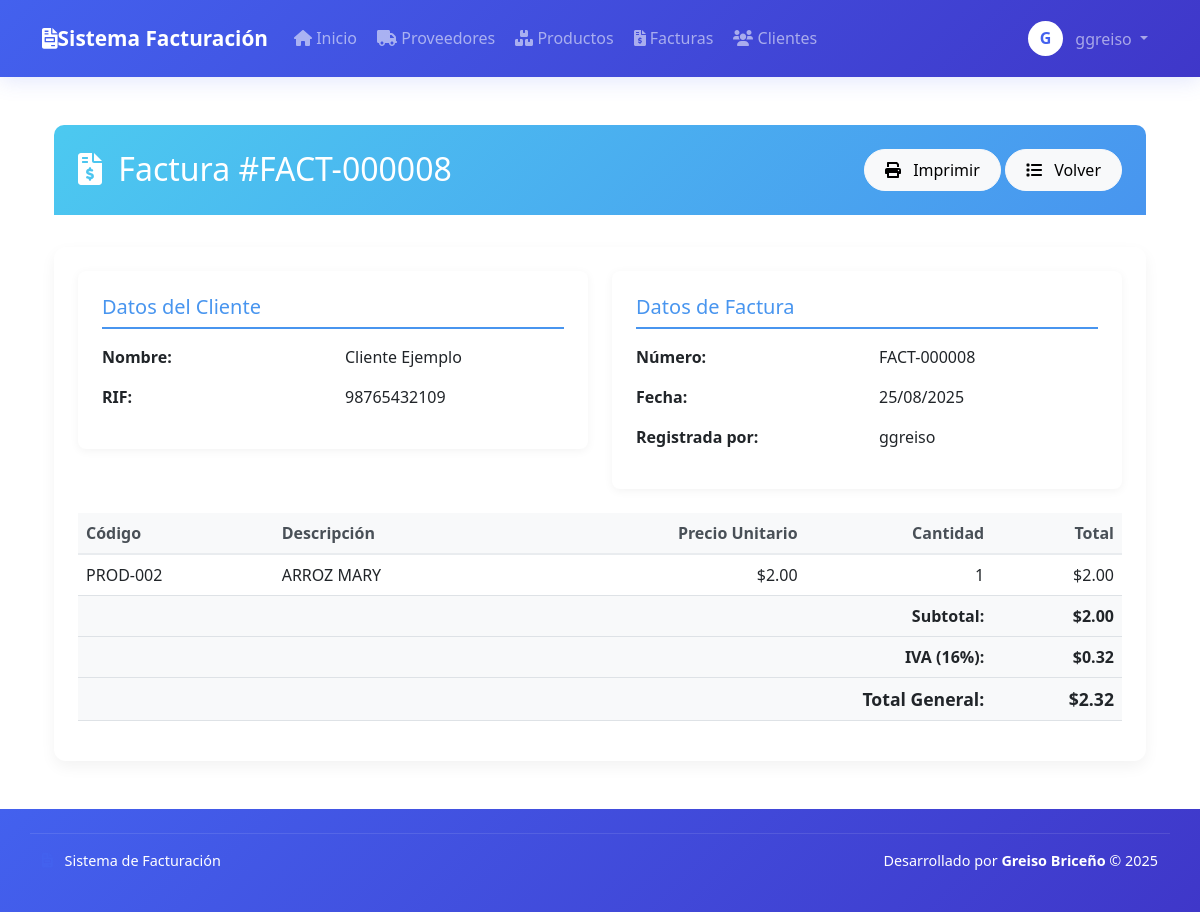
The page /modules/invoices/view.php?id=8 (signed in) on the database its author committed.
### tables this page shows
CREATE TABLE `invoices` (
  `id` int(11) NOT NULL,
  `invoice_number` varchar(20) NOT NULL,
  `client_id` int(11) NOT NULL,
  `date` date NOT NULL,
  `subtotal` decimal(10,2) NOT NULL,
  `tax` decimal(10,2) NOT NULL,
  `total` decimal(10,2) NOT NULL,
  `user_id` int(11) NOT NULL,
  `updated_by` int(11) DEFAULT NULL,
  `action_type` enum('created','updated','deleted') DEFAULT 'created',
  `status` varchar(20) NOT NULL DEFAULT 'pending',
  `created_at` timestamp NOT NULL DEFAULT CURRENT_TIMESTAMP,
  `updated_at` timestamp NULL DEFAULT NULL ON UPDATE CURRENT_TIMESTAMP
);

CREATE TABLE `clients` (
  `id` int(11) NOT NULL,
  `name` varchar(100) NOT NULL,
  `ruc` varchar(20) DEFAULT NULL,
  `address` text,
  `phone` varchar(20) DEFAULT NULL,
  `email` varchar(100) DEFAULT NULL,
  `created_at` timestamp NOT NULL DEFAULT CURRENT_TIMESTAMP,
  `updated_at` timestamp NULL DEFAULT NULL ON UPDATE CURRENT_TIMESTAMP,
  `created_by` int(11) DEFAULT NULL,
  `updated_by` int(11) DEFAULT NULL,
  `action_type` enum('created','updated','deleted') DEFAULT 'created'
);

CREATE TABLE `users` (
  `id` int(11) NOT NULL,
  `username` varchar(50) NOT NULL,
  `password` varchar(255) NOT NULL,
  `role` varchar(20) NOT NULL DEFAULT 'user',
  `created_at` timestamp NOT NULL DEFAULT CURRENT_TIMESTAMP
);

CREATE TABLE `invoice_details` (
  `id` int(11) NOT NULL,
  `invoice_id` int(11) NOT NULL,
  `product_id` int(11) NOT NULL,
  `quantity` decimal(10,3) NOT NULL,
  `unit_price` decimal(10,2) NOT NULL,
  `total_price` decimal(10,2) NOT NULL
);

CREATE TABLE `products` (
  `id` int(11) NOT NULL,
  `code` varchar(50) NOT NULL,
  `description` text NOT NULL,
  `price` decimal(10,2) NOT NULL,
  `cost_price` decimal(10,2) DEFAULT NULL,
  `stock` decimal(10,3) NOT NULL DEFAULT '0.000',
  `stock_min` int(11) NOT NULL DEFAULT '5',
  `provider_id` int(11) DEFAULT NULL,
  `created_at` timestamp NOT NULL DEFAULT CURRENT_TIMESTAMP,
  `updated_at` timestamp NULL DEFAULT NULL ON UPDATE CURRENT_TIMESTAMP,
  `created_by` int(11) DEFAULT NULL,
  `updated_by` int(11) DEFAULT NULL,
  `action_type` enum('created','updated','deleted') DEFAULT 'created',
  `measure_unit` varchar(10) NOT NULL DEFAULT 'unidad',
  `min_stock` decimal(10,3) NOT NULL DEFAULT '5.000'
);

### modules/invoices/view.php (the view, shortened to what this page needs)
<?php
$invoiceId = (int)$_GET['id'];
$stmt = $conn->prepare("SELECT i.*, c.name as client_name, c.ruc as client_ruc,
                        u.username as user_created
                        FROM invoices i
                        LEFT JOIN clients c ON i.client_id = c.id
                        LEFT JOIN users u ON i.user_id = u.id
                        WHERE i.id = ?");
$stmt->bind_param("i", $invoiceId);
$stmt->execute();
$invoice = $stmt->get_result()->fetch_assoc();
$details = $conn->prepare("SELECT d.*, p.code as product_code, p.description as product_description, p.measure_unit
                          FROM invoice_details d
                          LEFT JOIN products p ON d.product_id = p.id
                          WHERE d.invoice_id = ?");
$details->bind_param("i", $invoiceId);
$details->execute();
$invoiceDetails = $details->get_result()->fetch_all(MYSQLI_ASSOC);
require_once dirname(__DIR__, 2) . '/includes/header.php';
?>
<div class="container py-4">
    <div class="invoice-header">
        <div class="d-flex justify-content-between align-items-center">
            <h2 class="mb-0">
                <i class="fas fa-file-invoice-dollar me-2"></i>
                Factura #<?= htmlspecialchars($invoice['invoice_number']) ?>
            </h2>
            <div>
                <a href="print.php?id=<?= $invoice['id'] ?>" class="btn btn-light btn-invoice" target="_blank">
                    <i class="fas fa-print me-2"></i> Imprimir
                </a>
                <a href="list.php" class="btn btn-light btn-invoice">
                    <i class="fas fa-list me-2"></i> Volver
                </a>
            </div>
        </div>
    </div>
    <div class="invoice-card">
        <div class="card-body p-4">
            <div class="row mb-4 g-4">
                <div class="col-md-6">
                    <div class="client-info">
                        <h5 class="section-title">Datos del Cliente</h5>
                        <div class="row">
                            <div class="col-md-6">
                                <p><strong>Nombre:</strong></p>
                                <p><strong>RIF:</strong></p>
                            </div>
                            <div class="col-md-6">
                                <p><?= htmlspecialchars($invoice['client_name']) ?></p>
                                <p><?= htmlspecialchars($invoice['client_ruc']) ?></p>
                            </div>
                        </div>
                    </div>
                </div>
                <div class="col-md-6">
                    <div class="invoice-info">
                        <h5 class="section-title">Datos de Factura</h5>
                        <div class="row">
                            <div class="col-md-6">
                                <p><strong>Número:</strong></p>
                                <p><strong>Fecha:</strong></p>
                                <p><strong>Registrada por:</strong></p>
                            </div>
                            <div class="col-md-6">
                                <p><?= htmlspecialchars($invoice['invoice_number']) ?></p>
                                <p><?= date('d/m/Y', strtotime($invoice['date'])) ?></p>
                                <p><?= htmlspecialchars($invoice['user_created']) ?></p>
                            </div>
                        </div>
                    </div>
                </div>
            </div>
            <div class="table-responsive">
                <table class="table invoice-table">
                    <thead>
                        <tr>
                            <th>Código</th>
                            <th>Descripción</th>
                            <th class="text-end">Precio Unitario</th>
                            <th class="text-end">Cantidad</th>
                            <th class="text-end">Total</th>
                        </tr>
                    </thead>
                    <tbody>
                        <?php foreach ($invoiceDetails as $detail): ?>
                        <tr>
                            <td><?= htmlspecialchars($detail['product_code']) ?></td>
                            <td><?= htmlspecialchars($detail['product_description']) ?></td>
                            <td class="text-end">$<?= number_format($detail['unit_price'], 2) ?></td>
                            <td class="text-end"><?= $detail['measure_unit'] == 'kg' ? number_format($detail['quantity'], 2) . ' kg' : (int)$detail['quantity'] ?></td>
                            <td class="text-end">$<?= number_format($detail['total_price'], 2) ?></td>
                        </tr>
                        <?php endforeach; ?>
                    </tbody>
                    <tfoot>
                        <tr>
                            <th colspan="4" class="text-end">Subtotal:</th>
                            <th class="text-end">$<?= number_format($invoice['subtotal'], 2) ?></th>
                        </tr>
                        <tr>
                            <th colspan="4" class="text-end">IVA (16%):</th>
                            <th class="text-end">$<?= number_format($invoice['tax'], 2) ?></th>
                        </tr>
                        <tr class="total-row">
                            <th colspan="4" class="text-end">Total General:</th>
                            <th class="text-end">$<?= number_format($invoice['total'], 2) ?></th>
                        </tr>
                    </tfoot>
                </table>
            </div>
        </div>
    </div>
</div>
<?php
require_once dirname(__DIR__, 2) . '/includes/footer.php';
?>

### includes/header.php (style rules this page uses)
:root { --primary-color: #4361ee; --secondary-color: #3f37c9; --accent-color: #4895ef; --light-color: #f8f9fa; --dark-color: #212529; --success-color: #4cc9f0; --info-color: #4895ef; --warning-color: #f8961e; --danger-color: #f72585; }

### modules/invoices/view.php (style rules this page uses)
.invoice-header { background: linear-gradient(135deg, #4cc9f0, #4895ef); color: white; padding: 1.5rem; border-radius: 10px 10px 0 0; margin-bottom: 2rem; }
.invoice-card { border: none; border-radius: 12px; box-shadow: 0 6px 15px rgba(0, 0, 0, 0.05); overflow: hidden; }
.invoice-table { border-collapse: separate; border-spacing: 0; }
.invoice-table thead th { background-color: #f8f9fa; font-weight: 600; color: #495057; border-bottom: 2px solid #e9ecef; }
.invoice-table tfoot th { background-color: #f8f9fa; font-weight: 600; }
.total-row { font-size: 1.1rem; background-color: rgba(76, 201, 240, 0.1) !important; }
.btn-invoice { border-radius: 50px; padding: 8px 20px; font-weight: 500; transition: all 0.3s; }
.client-info, .invoice-info { background-color: white; padding: 1.5rem; border-radius: 8px; box-shadow: 0 2px 10px rgba(0, 0, 0, 0.05); }
.section-title { color: #4895ef; border-bottom: 2px solid #4895ef; padding-bottom: 0.5rem; margin-bottom: 1rem; }

### rows shown on the page
invoices: invoice_number "FACT-000008", client.name "Cliente Ejemplo", client.ruc "98765432109", date "25/08/2025", user.username "ggreiso", subtotal "2.00", tax "0.32", total "2.32"
invoice_details: product.code "PROD-002", product.description "ARROZ MARY", unit_price "2.00", quantity "1", total_price "2.00"

### other values the page prints
substr(htmlspecialchars($_SESSION['username']), 0, 1) "G"
$_SESSION['username'] "ggreiso"
